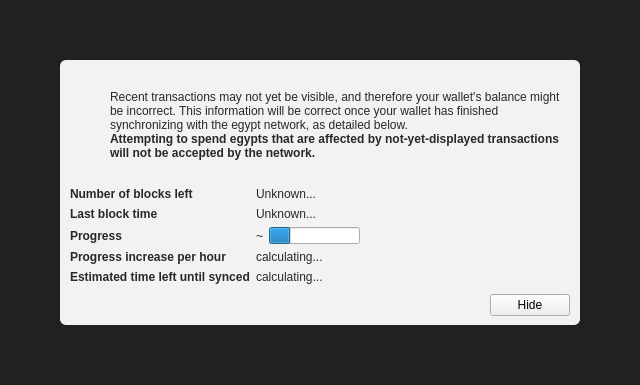
<?xml version="1.0" encoding="UTF-8"?>
<ui version="4.0">
 <class>ModalOverlay</class>
 <widget class="ModalOverlay" name="ModalOverlay">
  <property name="geometry">
   <rect>
    <x>0</x>
    <y>0</y>
    <width>640</width>
    <height>385</height>
   </rect>
  </property>
  <property name="windowTitle">
   <string>Form</string>
  </property>
  <layout class="QVBoxLayout" name="verticalLayout" stretch="0">
   <property name="sizeConstraint">
    <enum>QLayout::SetDefaultConstraint</enum>
   </property>
   <property name="leftMargin">
    <number>0</number>
   </property>
   <property name="topMargin">
    <number>0</number>
   </property>
   <property name="rightMargin">
    <number>0</number>
   </property>
   <property name="bottomMargin">
    <number>0</number>
   </property>
   <item>
    <widget class="QWidget" name="bgWidget" native="true">
     <property name="styleSheet">
      <string notr="true">#bgWidget { background: rgba(0,0,0,220); }</string>
     </property>
     <layout class="QVBoxLayout" name="verticalLayoutMain" stretch="1">
      <property name="leftMargin">
       <number>60</number>
      </property>
      <property name="topMargin">
       <number>60</number>
      </property>
      <property name="rightMargin">
       <number>60</number>
      </property>
      <property name="bottomMargin">
       <number>60</number>
      </property>
      <item>
       <widget class="QWidget" name="contentWidget" native="true">
        <property name="styleSheet">
         <string notr="true">#contentWidget { background: rgba(255,255,255,240); border-radius: 6px; }

QLabel { color: rgb(40,40,40);  }</string>
        </property>
        <layout class="QVBoxLayout" name="verticalLayoutSub" stretch="1,0,0,0">
         <property name="spacing">
          <number>0</number>
         </property>
         <property name="leftMargin">
          <number>10</number>
         </property>
         <property name="topMargin">
          <number>10</number>
         </property>
         <property name="rightMargin">
          <number>10</number>
         </property>
         <property name="bottomMargin">
          <number>10</number>
         </property>
         <item>
          <layout class="QHBoxLayout" name="horizontalLayoutIconText" stretch="0,1">
           <property name="topMargin">
            <number>20</number>
           </property>
           <item>
            <layout class="QVBoxLayout" name="verticalLayoutIcon">
             <property name="leftMargin">
              <number>0</number>
             </property>
             <item>
              <widget class="QPushButton" name="warningIcon">
               <property name="enabled">
                <bool>false</bool>
               </property>
               <property name="text">
                <string/>
               </property>
               <property name="icon">
                <iconset>
                 <normaloff>:/icons/warning</normaloff>
                 <disabledoff>:/icons/warning</disabledoff>:/icons/warning</iconset>
               </property>
               <property name="iconSize">
                <size>
                 <width>48</width>
                 <height>48</height>
                </size>
               </property>
               <property name="flat">
                <bool>true</bool>
               </property>
              </widget>
             </item>
             <item>
              <spacer name="verticalSpacerWarningIcon">
               <property name="orientation">
                <enum>Qt::Vertical</enum>
               </property>
               <property name="sizeHint" stdset="0">
                <size>
                 <width>20</width>
                 <height>40</height>
                </size>
               </property>
              </spacer>
             </item>
            </layout>
           </item>
           <item>
            <layout class="QVBoxLayout" name="verticalLayoutInfoText">
             <property name="leftMargin">
              <number>0</number>
             </property>
             <property name="topMargin">
              <number>0</number>
             </property>
             <item>
              <widget class="QLabel" name="infoText">
               <property name="text">
                <string>Recent transactions may not yet be visible, and therefore your wallet's balance might be incorrect. This information will be correct once your wallet has finished synchronizing with the egypt network, as detailed below.</string>
               </property>
               <property name="textFormat">
                <enum>Qt::RichText</enum>
               </property>
               <property name="wordWrap">
                <bool>true</bool>
               </property>
              </widget>
             </item>
             <item>
              <widget class="QLabel" name="infoTextStrong">
               <property name="font">
                <font>
                 <weight>75</weight>
                 <bold>true</bold>
                </font>
               </property>
               <property name="text">
                <string>Attempting to spend egypts that are affected by not-yet-displayed transactions will not be accepted by the network.</string>
               </property>
               <property name="textFormat">
                <enum>Qt::RichText</enum>
               </property>
               <property name="wordWrap">
                <bool>true</bool>
               </property>
              </widget>
             </item>
             <item>
              <spacer name="verticalSpacerInTextSpace">
               <property name="orientation">
                <enum>Qt::Vertical</enum>
               </property>
               <property name="sizeHint" stdset="0">
                <size>
                 <width>20</width>
                 <height>40</height>
                </size>
               </property>
              </spacer>
             </item>
            </layout>
           </item>
          </layout>
         </item>
         <item>
          <spacer name="verticalSpacerAfterText">
           <property name="orientation">
            <enum>Qt::Vertical</enum>
           </property>
           <property name="sizeHint" stdset="0">
            <size>
             <width>20</width>
             <height>40</height>
            </size>
           </property>
          </spacer>
         </item>
         <item>
          <layout class="QFormLayout" name="formLayout">
           <property name="fieldGrowthPolicy">
            <enum>QFormLayout::FieldsStayAtSizeHint</enum>
           </property>
           <property name="horizontalSpacing">
            <number>6</number>
           </property>
           <property name="verticalSpacing">
            <number>6</number>
           </property>
           <property name="topMargin">
            <number>10</number>
           </property>
           <item row="0" column="0">
            <widget class="QLabel" name="labelNumberOfBlocksLeft">
             <property name="font">
              <font>
               <weight>75</weight>
               <bold>true</bold>
              </font>
             </property>
             <property name="text">
              <string>Number of blocks left</string>
             </property>
            </widget>
           </item>
           <item row="0" column="1">
            <widget class="QLabel" name="numberOfBlocksLeft">
             <property name="text">
              <string>Unknown...</string>
             </property>
            </widget>
           </item>
           <item row="1" column="0">
            <widget class="QLabel" name="labelLastBlockTime">
             <property name="font">
              <font>
               <weight>75</weight>
               <bold>true</bold>
              </font>
             </property>
             <property name="text">
              <string>Last block time</string>
             </property>
            </widget>
           </item>
           <item row="1" column="1">
            <widget class="QLabel" name="newestBlockDate">
             <property name="sizePolicy">
              <sizepolicy hsizetype="Maximum" vsizetype="Preferred">
               <horstretch>0</horstretch>
               <verstretch>0</verstretch>
              </sizepolicy>
             </property>
             <property name="text">
              <string>Unknown...</string>
             </property>
            </widget>
           </item>
           <item row="2" column="0">
            <widget class="QLabel" name="labelSyncDone">
             <property name="font">
              <font>
               <weight>75</weight>
               <bold>true</bold>
              </font>
             </property>
             <property name="text">
              <string>Progress</string>
             </property>
            </widget>
           </item>
           <item row="2" column="1">
            <layout class="QHBoxLayout" name="horizontalLayoutSync" stretch="0,1">
             <item>
              <widget class="QLabel" name="percentageProgress">
               <property name="text">
                <string notr="true">~</string>
               </property>
              </widget>
             </item>
             <item>
              <widget class="QProgressBar" name="progressBar">
               <property name="value">
                <number>24</number>
               </property>
               <property name="format">
                <string/>
               </property>
              </widget>
             </item>
            </layout>
           </item>
           <item row="4" column="0">
            <widget class="QLabel" name="labelProgressIncrease">
             <property name="font">
              <font>
               <weight>75</weight>
               <bold>true</bold>
              </font>
             </property>
             <property name="text">
              <string>Progress increase per hour</string>
             </property>
            </widget>
           </item>
           <item row="4" column="1">
            <widget class="QLabel" name="progressIncreasePerH">
             <property name="text">
              <string>calculating...</string>
             </property>
            </widget>
           </item>
           <item row="5" column="0">
            <widget class="QLabel" name="labelEstimatedTimeLeft">
             <property name="font">
              <font>
               <weight>75</weight>
               <bold>true</bold>
              </font>
             </property>
             <property name="text">
              <string>Estimated time left until synced</string>
             </property>
            </widget>
           </item>
           <item row="5" column="1">
            <widget class="QLabel" name="expectedTimeLeft">
             <property name="text">
              <string>calculating...</string>
             </property>
            </widget>
           </item>
          </layout>
         </item>
         <item>
          <layout class="QHBoxLayout" name="horizontalLayoutButtons">
           <property name="leftMargin">
            <number>10</number>
           </property>
           <property name="topMargin">
            <number>10</number>
           </property>
           <item>
            <spacer name="horizontalSpacer">
             <property name="orientation">
              <enum>Qt::Horizontal</enum>
             </property>
             <property name="sizeHint" stdset="0">
              <size>
               <width>40</width>
               <height>20</height>
              </size>
             </property>
            </spacer>
           </item>
           <item>
            <widget class="QPushButton" name="closeButton">
             <property name="text">
              <string>Hide</string>
             </property>
            </widget>
           </item>
          </layout>
         </item>
        </layout>
       </widget>
      </item>
     </layout>
    </widget>
   </item>
  </layout>
 </widget>
 <customwidgets>
  <customwidget>
   <class>ModalOverlay</class>
   <extends>QWidget</extends>
   <header>modaloverlay.h</header>
   <container>1</container>
  </customwidget>
 </customwidgets>
 <resources/>
 <connections/>
</ui>
